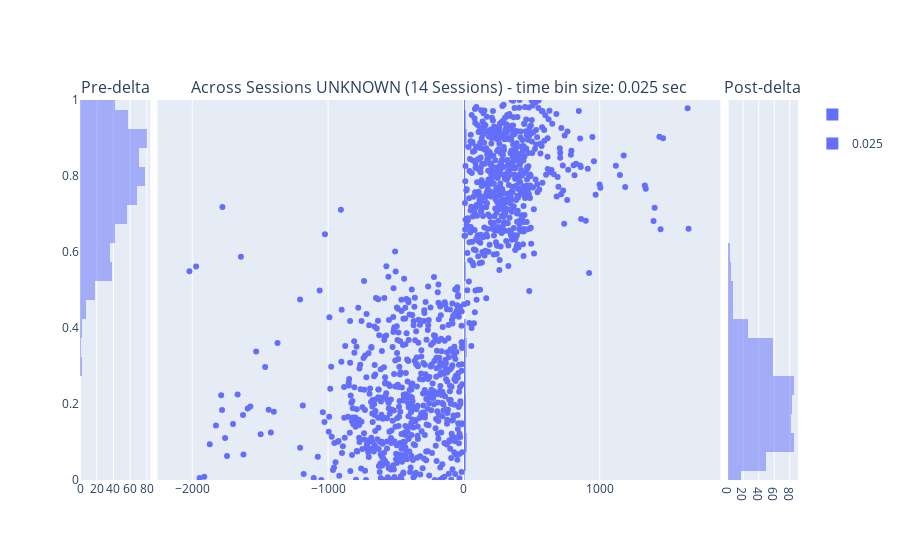

The notebook cell saved with this chart:
### Code cell
import plotly.subplots as sp
import plotly.graph_objs as go

# data_results_df: pd.DataFrame = deepcopy(all_sessions_laps_df) # all_sessions_laps_time_bin_df
# histogram_bins = 'auto'
histogram_bins: int = 25

new_laps_fig, new_laps_fig_context = plotly_pre_post_delta_scatter(data_results_df=deepcopy(all_sessions_laps_df), out_scatter_fig=fig_laps, histogram_bins=histogram_bins)
new_laps_fig
